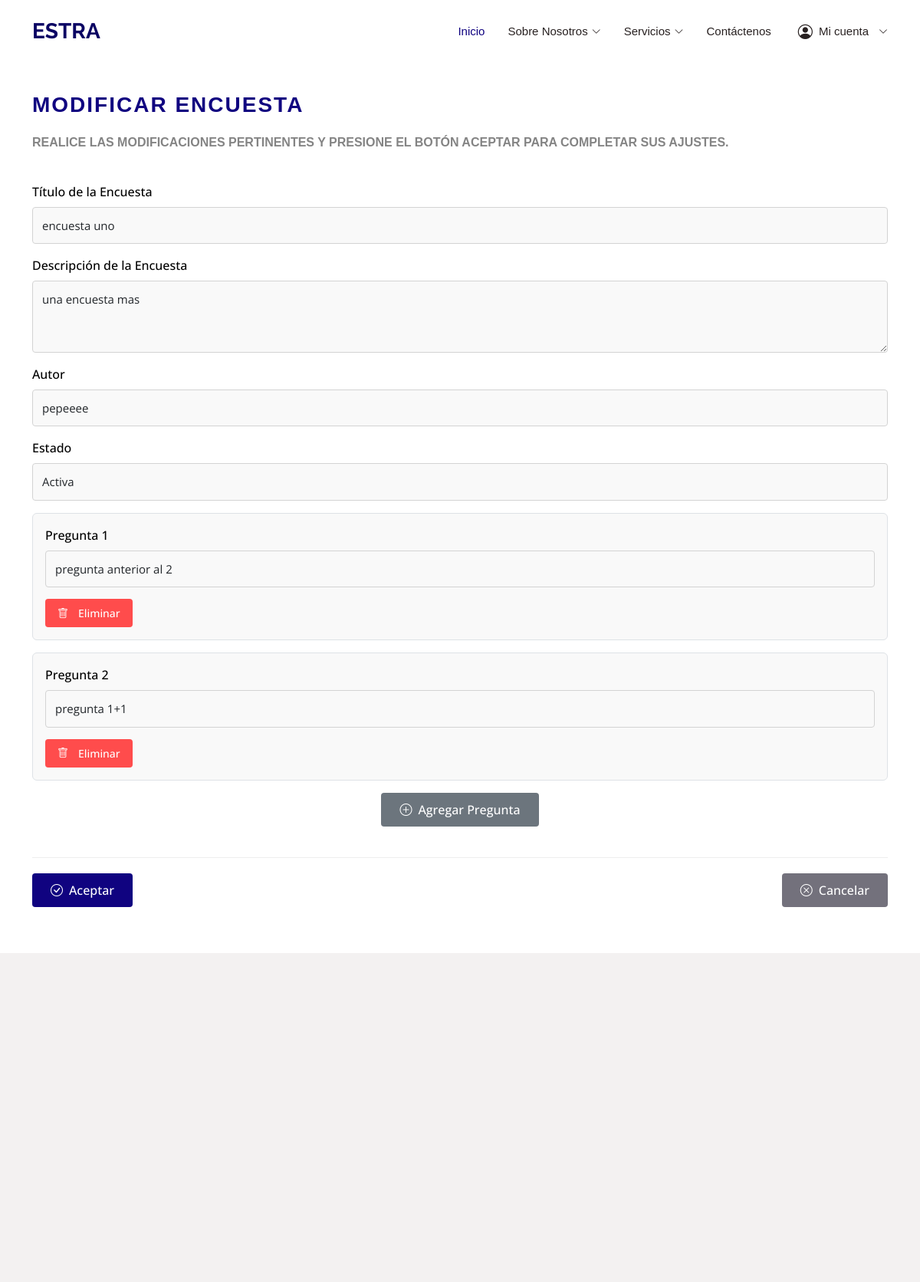
Screenshot of /modificar_encuesta/1/ (signed in) with the database file from the repository.
### data_models/models.py (models this page shows, shortened)
class Encuesta(models.Model):
    titulo = models.CharField(max_length=255)
    descripcion = models.TextField()
    fecha_creacion = models.DateTimeField(auto_now_add=True)
    autor = models.CharField(max_length=100, default="Desconocido")
    estado = models.CharField(
        max_length=10,
        choices=[
            ('activa', 'Activa'),
            ('inactiva', 'Inactiva'),
        ],
        default='activa'
    )

class Pregunta(models.Model):
    encuesta = models.ForeignKey(Encuesta, on_delete=models.CASCADE, related_name='preguntas')
    texto = models.CharField(max_length=255)

### data_models/vistas/vistasEncuesta/views.py (the view, shortened to what this page needs)
# urls.py: path('modificar_encuesta/<int:encuesta_id>/', modificarEncuesta, name='modificar_encuesta'),
def modificarEncuesta(request, encuesta_id):
    if request.user.is_authenticated:
        if request.user.es_profesor():
            encuesta = get_object_or_404(Encuesta, id=encuesta_id)
            return render(request, 'profesor_principal/modificar_encuesta.html', {'encuesta': encuesta})
        else:
            messages.error(request, "No tienes permiso para modificar encuestas.")
            return redirect("pagina_principal_g")
    else:
        messages.error(request, "No estas autenticado.")
        return redirect("login")

### data_models/models.py (called while the page is built)
    def es_profesor(self):
        return self.cargo == 'profesor_principal'

### templates/profesor_principal/modificar_encuesta.html (shortened to what this page needs)
{% extends "base.html" %}
{% load static %}
{% block content %}
  <section id="formulario-crear-encuesta" class="formulario-crear-encuesta">
    <div class="container">
        <div class="section-title">
            <h2>Modificar Encuesta</h2>
            <p>Realice las modificaciones pertinentes y presione el botón Aceptar para completar sus ajustes.</p>
        </div>
        <form id="form-crear-encuesta" method="POST" action="{% url 'modificar_encuesta' encuesta.id %}">
            <div class="form-group mb-3">
                <label for="titulo-encuesta">Título de la Encuesta</label>
                <input type="text" id="titulo-encuesta" name="titulo" class="form-control" required value="{{encuesta.titulo}}">
            </div>
            <div class="form-group mb-3">
                <label for="descripcion-encuesta">Descripción de la Encuesta</label>
                <textarea id="descripcion-encuesta" name="descripcion" class="form-control" rows="3" required>{{encuesta.descripcion}}</textarea>
            </div>
            <div class="form-group mb-3">
                <label for="autor-encuesta">Autor</label>
                <input type="text" id="autor-encuesta" name="autor" class="form-control" required value="{{encuesta.autor}}">
            </div>
            <div class="form-group mb-3">
                <label for="estado-encuesta">Estado</label>
                <select id="estado-encuesta" name="estado" class="form-control" required>
                    <option value="activa" {% if encuesta.estado == 'activa' %}selected{% endif %}>Activa</option>
                </select>
            </div>
            <div id="preguntas-encuesta">
                {% for pregunta in encuesta.preguntas.all %}
                <div class="pregunta mb-3 p-3 border rounded">
                    <div class="form-group">
                        <label for="pregunta{{forloop.counter}}">Pregunta {{forloop.counter}}</label>
                        <input type="text" id="pregunta{{forloop.counter}}" name="preguntas[]" class="form-control" required value="{{pregunta.texto}}">
                    </div>
                    <div class="text-right">
                        <button type="button" class="btn btn-danger btn-sm btn-eliminar" onclick="eliminarPregunta(this)">
                            <i class="bi bi-trash"></i> Eliminar
                        </button>
                    </div>
                </div>
                {% endfor %}
            </div>
            <div class="form-group text-center mb-4">
                <button type="button" id="agregar-pregunta" class="btn btn-secondary">
                    <i class="bi bi-plus-circle"></i> Agregar Pregunta
                </button>
            </div>
            <div class="text-center d-flex justify-content-between">
                <button type="submit" id="boton-crear-encuesta" class="btn btn-primary">
                    <i class="bi bi-check-circle"></i> Aceptar
                </button>
                <button type="button" id="boton-cancelar-encuesta" class="btn btn-cancelar" onclick="window.history.back()">
                    <i class="bi bi-x-circle"></i> Cancelar
                </button>
            </div>
        </form>
    </div>
</section>
{% endblock%}

### static/assets/css/style.css (style rules this page uses)
body { font-family: "Open Sans", sans-serif; color: #282121; }
h1, h2, h3, h4, h5, h6 { font-family: "Raleway", sans-serif; }
section { padding: 60px 0; overflow: hidden; }
.section-title { padding-bottom: 40px; }
.section-title h2 { font-size: clamp(12px, 2.5vw, 14px); font-weight: 500; padding: 0; line-height: 1.2; margin: 0 0 10px 0; letter-spacing: 2px; text-transform: uppercase; color: #aaaaaa; font-family: "Poppins", sans-serif; word-break: break-word; }
.section-title p { margin: 0; margin: 0; font-size: 36px; font-weight: 700; text-transform: uppercase; font-family: "Poppins", sans-serif; color: #020d19; }
.btn-eliminar { background-color: #b8b7b7; color: #fff; }
#formulario-crear-encuesta { background-color: #ffffff; padding: 60px 0; margin-top: 60px; }
#formulario-crear-encuesta .section-title h2 { color: #100380; font-size: 28px; font-weight: 700; margin-bottom: 20px; }
#formulario-crear-encuesta .section-title p { color: #848484; font-size: 16px; }
#formulario-crear-encuesta .form-group { margin-bottom: 30px; }
#formulario-crear-encuesta .form-group label { color: #000000; font-weight: 500; margin-bottom: 8px; display: block; }
#formulario-crear-encuesta .form-control { width: 100%; padding: 12px; border: 1px solid #d3d3d3; border-radius: 4px; font-size: 15px; background-color: #f9f9f9; transition: all 0.3s ease; }
#formulario-crear-encuesta .btn { padding: 10px 24px; border-radius: 4px; font-size: 16px; font-weight: 500; transition: all 0.3s ease; display: inline-flex; align-items: center; gap: 8px; }
#formulario-crear-encuesta .btn-primary { background-color: #100380; border: none; color: #fff; }
#formulario-crear-encuesta #boton-cancelar-encuesta { background-color:#73717c; border: none; color: #fff; }
#formulario-crear-encuesta .btn-secondary { background-color: #6c757d; border: none; color: #fff; }
#formulario-crear-encuesta .pregunta { margin-bottom: 30px; padding: 20px; border: 1px solid #d3d3d3; border-radius: 8px; background-color: #f9f9f9; transition: all 0.3s ease; position: relative; }
#formulario-crear-encuesta .pregunta .form-group { margin-bottom: 15px; }
#formulario-crear-encuesta .btn-eliminar { background-color: #ff4c4c; color: white; border: none; padding: 8px 16px; font-size: 14px; border-radius: 4px; transition: all 0.3s ease; }
#formulario-crear-encuesta .btn-eliminar i { margin-right: 5px; }
#formulario-crear-encuesta .text-center.d-flex { margin-top: 40px; padding-top: 20px; border-top: 1px solid #eee; }
.form-control { transition: border-color 0.15s ease-in-out, box-shadow 0.15s ease-in-out; }

### rows the page displays
Encuesta: titulo "encuesta uno", descripcion "una encuesta mas", autor "pepeeee", estado "Activa"
Pregunta: texto "pregunta anterior al 2"
Pregunta: texto "pregunta 1+1"
